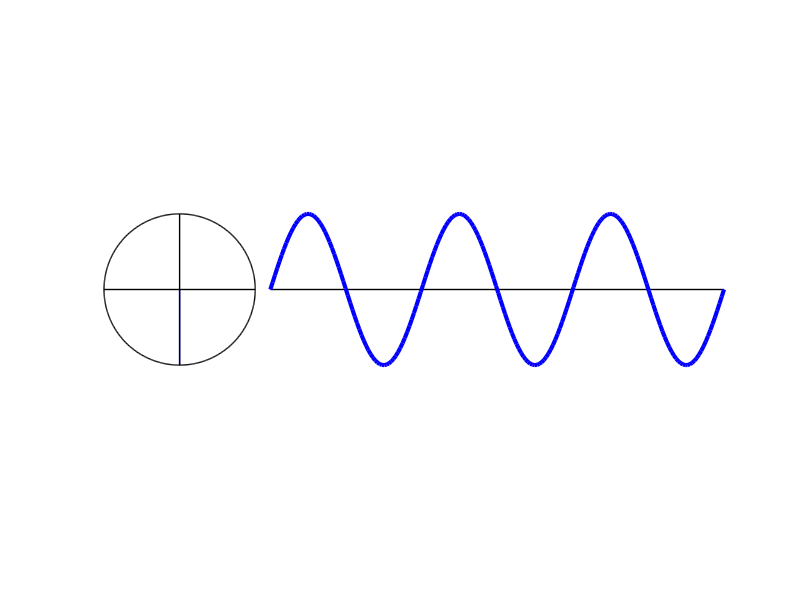

The MATLAB script that drew this image:
clear all
close all
clc

% SETUP ===================================================================
% all physical quantities in S.I. units unless stated otherwise
% Setup for animated gif
     ag_name = 'ag_Cagvoltage.gif';   % file name for animated gif
%  Delay in seconds before displaying the next image  
      delay = 0.20;  
%  Frame counter start
      nt = 1;
% Save flagS = 1; NOt save flagS = 0;
      flagS = 0;
                             
% Voltage
A = 10;                     % constant A
T = 20;                      % period
w = 2*pi/T;
N = 200;                   % number of frames for animation
t = linspace(0,3*T,N);              % time increment
v  = A .* sin(2*pi*t/T);
%vP = A .* cos(2*pi*t/T);

% GRAPHICS ================================================================
figure(1)
%   Setup for plot window
set(gcf,'units','normalized'); 
set(gcf,'position',[0.1 0.1 0.6 0.30]);
set(gcf,'Color',[1 1 1]);
set(gca,'FontSize',12);

xP = t; yP = v;
plot(xP,yP,'k','LineWidth',1);

% circle
p = linspace(0,2*pi,500);
xc = A .* cos(p);
yc = A .* sin(p);

   
for c = 1 : 200%N
    hold off
   
   axis equal
   axis off
   
   
   plot([0 A*sin(w*t(c))],[0 -A*cos(w*t(c))],'lineWidth',1,'Color',[0 0 1]);
   hold on
   xP = [0 A*sin(w*t(c))]; yP = [-A*cos(w*t(c)) -A*cos(w*t(c))];
   plot(xP,yP,'r','LineWidth',3)
   
   xP = [12+t(c) 12+t(c)]; yP = [0 v(c)];
   plot(xP,yP,'r','LineWidth',3);
   
   xP = [12 12+t(end)]; yP = [0 0];
   plot(xP,yP,'k','LineWidth',1);
      
   plot(xc,yc,'k','lineWidth',1);
   
   xP = 12+t; yP = v;
   plot(xP,yP,'m','LineWidth',1);
   
   xP = 12+t(1:c); yP = v(1:c);
   plot(xP,yP,'b','LineWidth',3);
   
   xP = [0 0]; yP = [-A A];
   plot(xP,yP,'k','LineWidth',1);
   
   xP = [-A A]; yP = [0 0];
   plot(xP,yP,'k','LineWidth',1);
   
   hold off
   set(gca,'FontSize',12);
   
   axis equal
   axis off
   pause(0.1)
 
if flagS == 1 
  frame = getframe(1);
  im = frame2im(frame);
  [imind,cm] = rgb2ind(im,256);
%  On the first loop, create the file. In subsequent loops, append.
     if nt == 1
        imwrite(imind,cm,ag_name,'gif','DelayTime',delay,'loopcount',inf);
     else
        imwrite(imind,cm,ag_name,'gif','DelayTime',delay,'writemode','append');
     end
        nt = nt+1; 
end
end  % if
